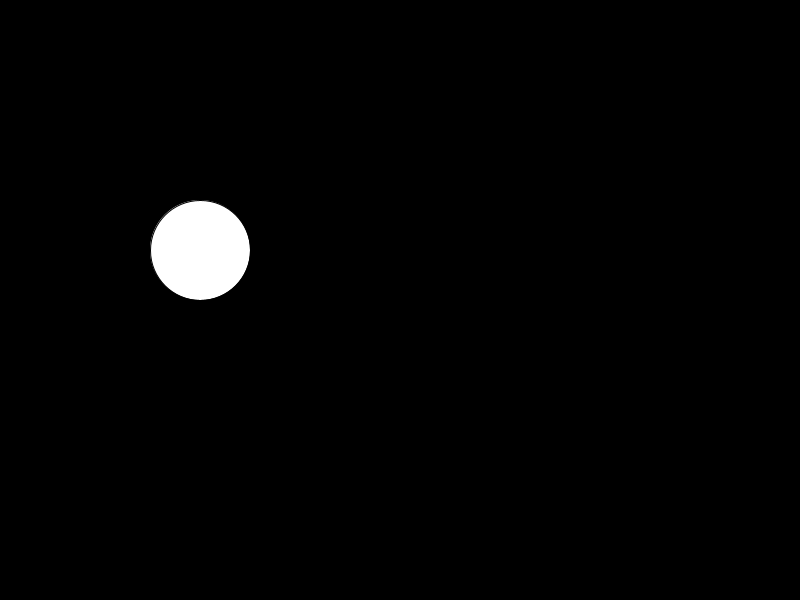
Frame 1 (no input)
Frame 60 (the mouse pressed at the canvas centre just before this capture): identical to frame 1, image omitted
Frame 120 (the mouse held since frame 60 and released just before this capture): identical to frame 1, image omitted

The Processing sketch that drew this single still picture (run headless with seeded random() and noise(); from frame 60 on, the mouse is pressed at the canvas centre):

// Processing sketch: processing_16623
// ── processing_16623.pde

float x,y,Lx,Ly;
void setup(){
  size(800,600);
  background(0);
  smooth();
  x=+200;
  y=+250;
  Lx=0;
  Ly=0;
}

void draw(){
  background(0);
  translate(x,y);

 if (mousePressed==true){
    if (dist(x,y,mouseX,mouseY)<50){
      Lx=0;
      Ly=0;
      x=mouseX;
      y=mouseY;
    }
 }
  teste();

  x=x+Lx*50;
  y=y+Ly*20;

  if(x>750){
    fill(255,13,13);
    Lx=-Lx;
  }
  if(y>550){
    fill(0,211,195);
    Ly=-Ly;
  }
  if(x<50){
    fill(8,255,38);
    Lx=-Lx;
  }
  if(y<50){
     fill(255,245,8);
    Ly=-Ly;
  }

}

void teste(){

  ellipse(0,0,100,100);

}


void mousePressed(){
 
}

void mouseReleased(){
  Lx=(mouseX-pmouseX)/50.0;
  Ly=(mouseY-pmouseY)/50.0;
}
